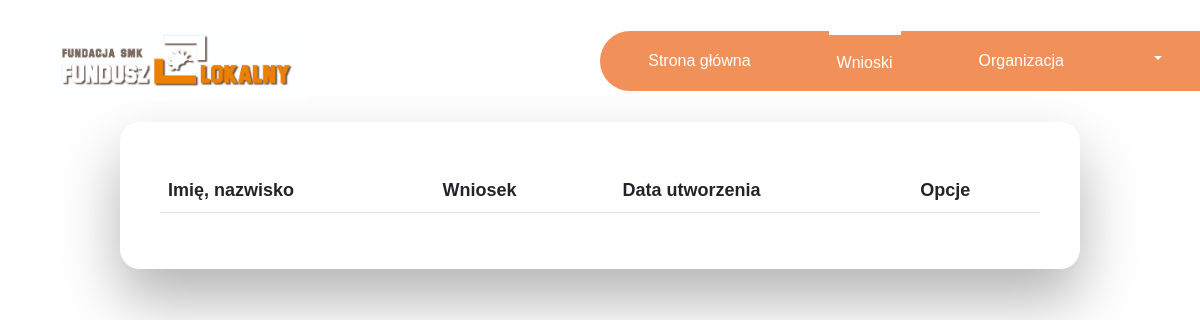
Page /formready/szkic.php (signed in) on the earlier database version.
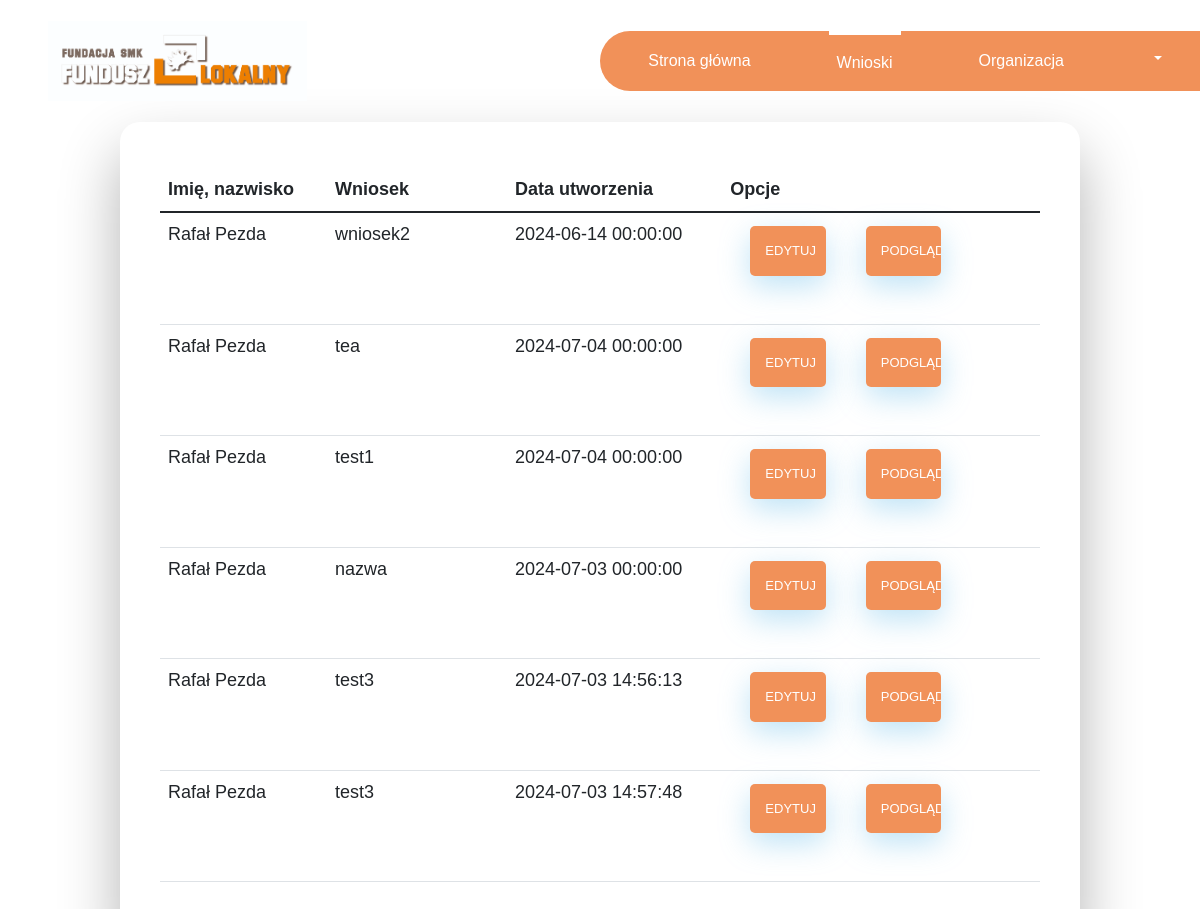
Same page on the later database version.
### tables this page shows
CREATE TABLE `application` (
  `applicationID` int(11) NOT NULL,
  `name` text NOT NULL,
  `userID` int(11) NOT NULL,
  `datetime` datetime NOT NULL DEFAULT current_timestamp(),
  `datetimedo` datetime NOT NULL,
  `deleted` int(11) NOT NULL DEFAULT 0
);

CREATE TABLE `user` (
  `userID` int(11) NOT NULL,
  `name` text NOT NULL,
  `surname` text NOT NULL,
  `phone` text NOT NULL,
  `email` text NOT NULL,
  `role` int(11) NOT NULL DEFAULT 0,
  `verify` tinyint(1) NOT NULL DEFAULT 0
);

### formready/szkic.php (the view, shortened to what this page needs)
<!DOCTYPE html>
<html lang="PL">
<head>
<link href="https://cdn.jsdelivr.net/npm/bootstrap@5.1.3/dist/css/bootstrap.min.css" rel="stylesheet">
<link href="style.css" rel="stylesheet">
    <link href="https://cdn.datatables.net/v/bs5/dt-2.0.5/datatables.min.css" rel="stylesheet">
</head>
<body>
<?php require_once("../navbar.php"); ?>
    <div class="wrapper fadeInDown">
        <table id="myTable" class="table table table-hover">
            <thead>
                        <th scope="col">Imię, nazwisko</th>
                        <th scope="col" style="width:10em;">Wniosek</th>
                        <th scope="col">Data utworzenia</th>
                        <th scope="col" data-orderable="false">Opcje</th>
                </thead>
                <tbody>
                <?php
                require_once("../dbconnect.php");
                $sql="SELECT a.name, u.name as nazwa,u.surname, u.phone, u.email, a.datetime, a.`applicationID` FROM application a, user u WHERE u.userID=a.userID and a.deleted=2;  ";
                $result = $conn->query($sql);
                while ($row = $result->fetch_assoc()) {
                    echo "<tr>";
                    echo "<td>"
                        . $row["nazwa"]." ".$row["surname"].
                        "</td>";
                    echo "<td>" . $row["name"] . "</td>";
                    echo "<td>";
                    echo $row["datetime"];
                        echo "</td>";
                            echo "<td><a href='szkicedit.php?ID=".$row["applicationID"]."'><input style='width: 25%' type='button' class='fadeIn fourth' value='Edytuj'></a>";
                            echo "<a href='szkicread.php?ID=".$row["applicationID"]."'><input style='width: 25%' type='button' class='fadeIn fourth' value='Podgląd'></a>";
                        echo "</tr>";
                    }
?>
        </table>
    </div>
</body>
</html>

Differences in the rows shown:
added application: userID.name "Rafał", userID.surname "Pezda", name "wniosek2", datetime "2024-06-14 00:00:00"
added application: userID.name "Rafał", userID.surname "Pezda", name "tea", datetime "2024-07-04 00:00:00"
added application: userID.name "Rafał", userID.surname "Pezda", name "test1", datetime "2024-07-04 00:00:00"
added application: userID.name "Rafał", userID.surname "Pezda", name "nazwa", datetime "2024-07-03 00:00:00"
added application: userID.name "Rafał", userID.surname "Pezda", name "test3", datetime "2024-07-03 14:56:13"
added application: userID.name "Rafał", userID.surname "Pezda", name "test3", datetime "2024-07-03 14:57:48"
